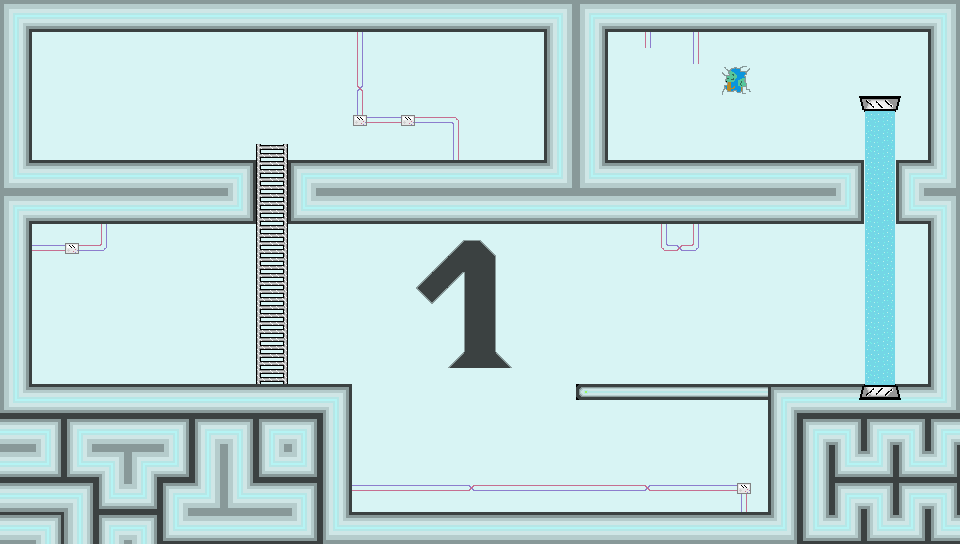

This is a level from a 2D game, rendered from its Tiled map with the project's own tilesets. A one-line summary and the map file follow, with tile-layer data summarised:
An orthogonal 60x34 tile map with 16x16 px tiles, 3 tile layers (bg, ladder, magnet) and 5 objects (2x trigger, magnet, bot_static, player).

<map version="1.0" orientation="orthogonal" renderorder="right-down" width="60" height="34" tilewidth="16" tileheight="16" nextobjectid="16">
 <tileset firstgid="1" name="tilez" tilewidth="16" tileheight="16">
  <image source="tilez.png" width="1024" height="1024" />
 </tileset>
 <layer name="bg" width="60" height="34">
  <data>[2040 cells, 2040 non-empty, 108 distinct tile ids]</data>
 </layer>
 <layer name="ladder" width="60" height="34">
  <data>[2040 cells, 30 non-empty, 2 distinct tile ids]</data>
 </layer>
 <layer name="magnet" width="60" height="34">
  <data>[2040 cells, 42 non-empty, 10 distinct tile ids]</data>
 </layer>
 <objectgroup name="objects">
  <object id="3" name="exit" type="trigger" x="64" y="96" width="64" height="64">
   <properties>
    <property name="enabled" value="0" />
    <property name="hit_point" value="load_level assets/level2.json" />
    <property name="point_x" value="32" />
    <property name="point_y" value="48" />
    <property name="sprite" value="assets/exit.png" />
   </properties>
  </object>
  <object id="7" name="magnet" type="magnet" x="864" y="112" width="32" height="272">
   <properties>
    <property name="dest" value="tp_right_b" />
   </properties>
  </object>
  <object id="8" name="exit_terminal" type="trigger" x="640" y="112" width="32" height="48">
   <properties>
    <property name="sprite" value="assets/terminal.png" />
    <property name="tile_disable" value="0" />
    <property name="tile_enable" value="1" />
    <property name="use" value="enable trigger exit; disable trigger exit_terminal" />
   </properties>
  </object>
  <object id="9" name="bot_tp" type="bot_static" x="384" y="464" width="32" height="48">
   <properties>
    <property name="fov" value="20" />
    <property name="hack_disable" value="echo disable bot" />
   </properties>
  </object>
  <object id="10" name="player" type="player" x="80" y="336" width="32" height="48" />
 </objectgroup>
</map>
